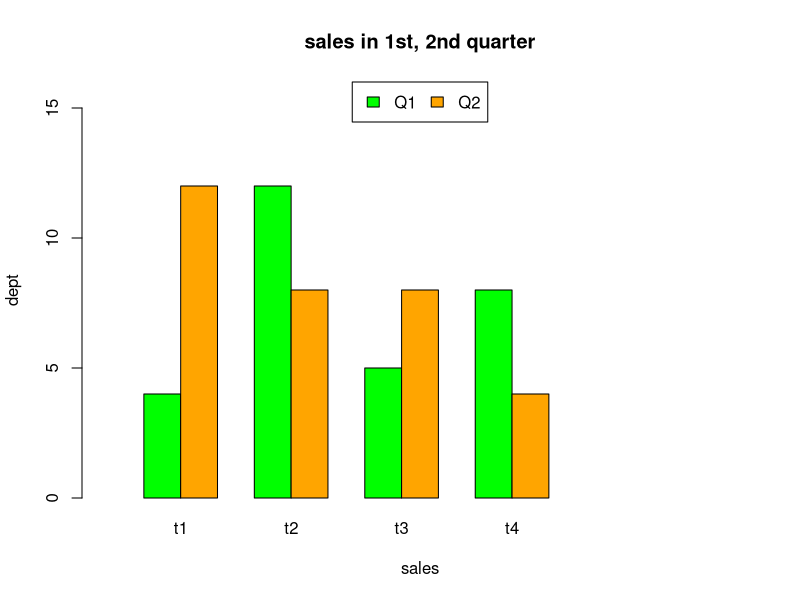

Reproduce this figure in R.
dept = c("t1", "t2", "t3", "t4")
sales01 = c(4,12,5,8)
sales02 = c(12,8,8,4)
sales  = rbind(sales01, sales02)

legend_lbl = c("Q1", "Q2")

barplot(sales, names.arg = dept, main = "sales in 1st, 2nd quarter",
        col = c("green", "orange"), ylab = "dept", xlab = "sales",
        xlim = c(0,17), ylim = c(0,16), legend.text = legend_lbl, 
        args.legend = list(x = "top", ncol=2), beside = TRUE)

#beside : 나란히 배치


